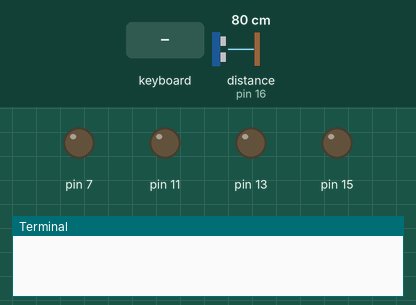
A program run on a simulated Raspberry Pi (header pin numbers). On the bench: output pins drawn as LEDs (lit = HIGH), the last lines printed to the terminal. Inputs (shaded band) come from the test bench; at power-on: distance to the obstacle (sensor on pin 16) 80 cm. The desktop window is not drawn, its controls go by their first labels and the mouse button is held 0.15 s; the clock reads 2024-03-15 10:24:30 at power-on unless the program sets it; pins used as bus, display or sensor lines are not drawn.

Above: at 1.2 s.
1.3 s: key "w" typed on the keyboard
At 2.5 s:
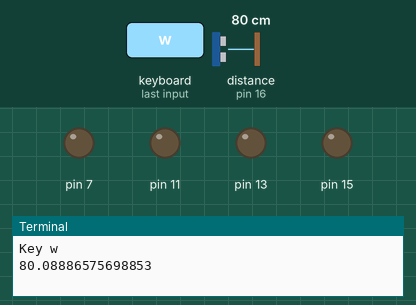
2.8 s: key "s" typed on the keyboard
At 3.9 s:
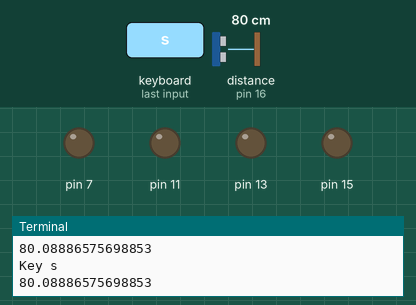
4.3 s: key "a" typed on the keyboard
At 5.0 s:
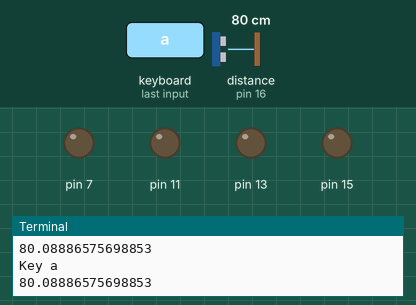
5.8 s: key "d" typed on the keyboard
At 6.2 s:
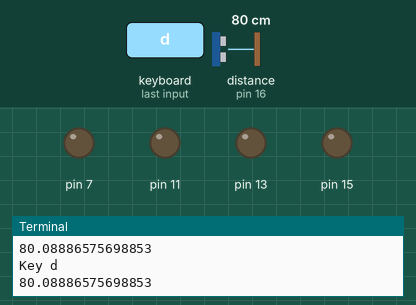
7.3 s: key "w" typed on the keyboard
At 8.5 s:
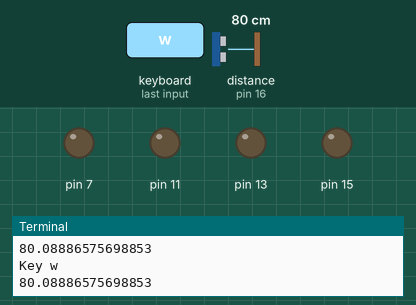
Timing chart, 0 to 9.8 s (numbered marks = the images above; inputs shaded):
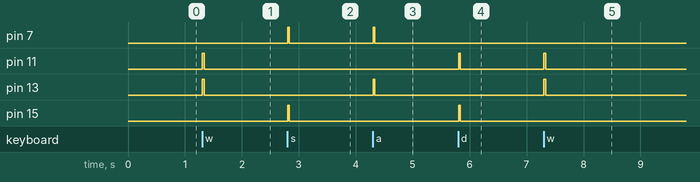

Measured:
- after the input at 1.3 s, pin 11, pin 13: LOW → HIGH at once, → LOW 0.03 s later
- after the input at 2.8 s, pin 7, pin 15: LOW → HIGH at once, → LOW 0.03 s later
- after the input at 4.3 s, pin 7, pin 13: LOW → HIGH at once, → LOW 0.03 s later
- after the input at 5.8 s, pin 11, pin 15: LOW → HIGH at once, → LOW 0.03 s later
- after the input at 7.3 s, pin 11, pin 13: LOW → HIGH at once, → LOW 0.03 s later

The program:

Raspberry-Pi-SensorCar.py
```python
import RPi.GPIO as gpio
import time
from tkinter import *

gpio.setmode(gpio.BOARD)

class Car():

    def __init__(self,master):

        frame = Frame(master)
        frame.pack()
        master.bind("<KeyPress>",self.key_input)

    def distance(self):

        gpio.setup(12,gpio.OUT)
        gpio.setup(16,gpio.IN)

        gpio.output(12, False)

        gpio.output(12, True)
        time.sleep(0.00001)
        gpio.output(12, False)

        while gpio.input(16) == 0:
            pulse_start = time.time()

        while gpio.input(16) == 1:
            pulse_end = time.time()

        pulse_duration = pulse_end - pulse_start

        distance = pulse_duration * 17150

        return distance

    def setgpio(self):
        gpio.setmode(gpio.BOARD)
        gpio.setup(7, gpio.OUT)
        gpio.setup(11,gpio.OUT)
        gpio.setup(13, gpio.OUT)
        gpio.setup(15, gpio.OUT)


    def forward(self,tf):

        gpio.output(7, False)
        gpio.output(11, True)
        gpio.output(13 ,True)
        gpio.output(15, False)
        time.sleep(tf)
        gpio.cleanup()

    def reverse(self,tf):

        gpio.output(7,True)
        gpio.output(11,False)
        gpio.output(13,False)
        gpio.output(15,True)
        time.sleep(tf)
        gpio.cleanup()

    def turn_left(self,tf):

        gpio.output(7,True)
        gpio.output(11,False)
        gpio.output(13,True)
        gpio.output(15,False)
        time.sleep(tf)
        gpio.cleanup()

    def turn_right(self,tf):

        gpio.output(7, False)
        gpio.output(11,True)
        gpio.output(13,False)
        gpio.output(15,True)
        time.sleep(tf)
        gpio.cleanup()

    def key_input(self,event):

        try:
            self.setgpio()
            print("Key", event.char)

            key_press = event.char

            sleep_time = 0.030

            print(self.distance())


            if key_press.lower() == "w":
                self.forward(sleep_time)

            elif key_press.lower() == "s":
                self.reverse(sleep_time)

            elif key_press.lower() == "a":
                self.turn_left(sleep_time)

            elif key_press.lower() == "d":
                self.turn_right(sleep_time)

        except UnboundLocalError:
            gpio.cleanup()


root = Tk()
app = Car(root)
root.geometry("200x200+300+40")
root.mainloop()
```
